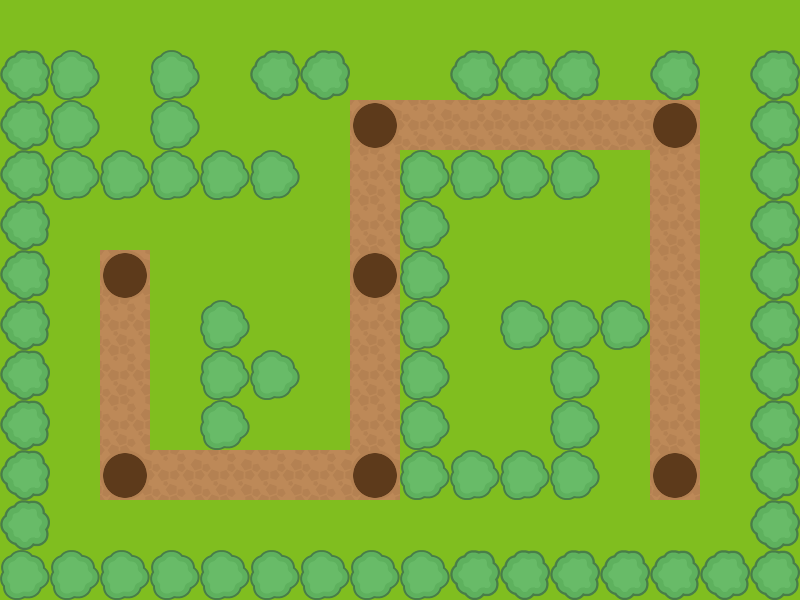

A level layout from a 2D game, rendered from its tile map. Below: a short description, then the map file with its tile-grid data intact:
An orthogonal 16x12 tile map with 50x50 px tiles, 3 tile layers (gramaCaminho, formigueiro, arvores).

<map version="1.0" tiledversion="1.0.3" orientation="orthogonal" renderorder="right-down" width="16" height="12" tilewidth="50" tileheight="50" nextobjectid="1">
 <tileset firstgid="1" source="recursos.tsx" />
 <layer name="gramaCaminho" width="16" height="12">
  <data encoding="csv">
2,2,2,2,2,2,2,2,2,2,2,2,2,2,2,2,
2,2,2,2,2,2,2,2,2,2,2,2,2,2,2,2,
2,2,2,2,2,2,2,0,1,1,1,1,1,0,2,2,
2,2,2,2,2,2,2,1,2,2,2,2,2,1,2,2,
2,2,2,2,2,2,2,1,2,2,2,2,2,1,2,2,
2,2,0,2,2,2,2,0,2,2,2,2,2,1,2,2,
2,2,1,2,2,2,2,1,2,2,2,2,2,1,2,2,
2,2,1,2,2,2,2,1,2,2,2,2,2,1,2,2,
2,2,1,2,2,2,2,1,2,2,2,2,2,1,2,2,
2,2,0,1,1,1,1,0,2,2,2,2,2,0,2,2,
2,2,2,2,2,2,2,2,2,2,2,2,2,2,2,2,
2,2,2,2,2,2,2,2,2,2,2,2,2,2,2,2
</data>
 </layer>
 <layer name="formigueiro" width="16" height="12">
  <data encoding="csv">
0,0,0,0,0,0,0,0,0,0,0,0,0,0,0,0,
0,0,0,0,0,0,0,0,0,0,0,0,0,0,0,0,
0,0,0,0,0,0,0,5,0,0,0,0,0,5,0,0,
0,0,0,0,0,0,0,0,0,0,0,0,0,0,0,0,
0,0,0,0,0,0,0,0,0,0,0,0,0,0,0,0,
0,0,5,0,0,0,0,5,0,0,0,0,0,0,0,0,
0,0,0,0,0,0,0,0,0,0,0,0,0,0,0,0,
0,0,0,0,0,0,0,0,0,0,0,0,0,0,0,0,
0,0,0,0,0,0,0,0,0,0,0,0,0,0,0,0,
0,0,5,0,0,0,0,5,0,0,0,0,0,5,0,0,
0,0,0,0,0,0,0,0,0,0,0,0,0,0,0,0,
0,0,0,0,0,0,0,0,0,0,0,0,0,0,0,0
</data>
 </layer>
 <layer name="arvores" width="16" height="12">
  <data encoding="csv">
0,0,0,0,0,0,0,0,0,0,0,0,0,0,0,0,
4,3,0,3,0,4,4,0,0,4,4,4,0,4,0,4,
4,3,0,3,0,0,0,0,0,0,0,0,0,0,0,4,
4,3,3,3,3,3,0,0,3,3,3,3,0,0,0,4,
4,0,0,0,0,0,0,0,3,0,0,0,0,0,0,4,
4,0,0,0,0,0,0,0,3,0,0,0,0,0,0,4,
4,0,0,0,3,0,0,0,3,0,3,3,3,0,0,4,
4,0,0,0,3,3,0,0,3,0,0,3,0,0,0,4,
4,0,0,0,3,0,0,0,3,0,0,3,0,0,0,4,
4,0,0,0,0,0,0,0,3,3,3,3,0,0,0,4,
4,0,0,0,0,0,0,0,0,0,0,0,0,0,0,4,
3,3,3,3,3,3,3,3,3,4,4,4,4,4,4,4
</data>
 </layer>
</map>
